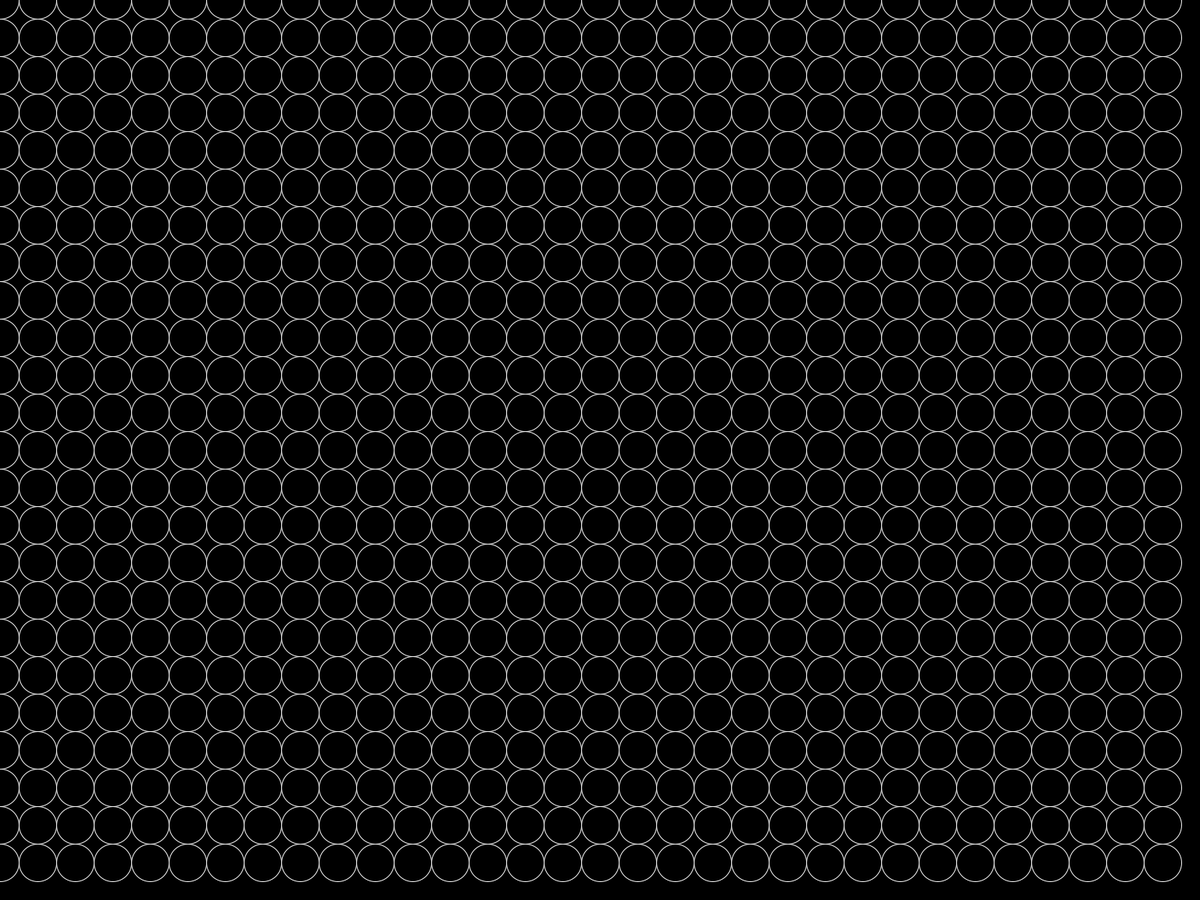
Frame 1 (no input)
Frame 60 (the mouse pressed at the canvas centre just before this capture): identical to frame 1, image omitted
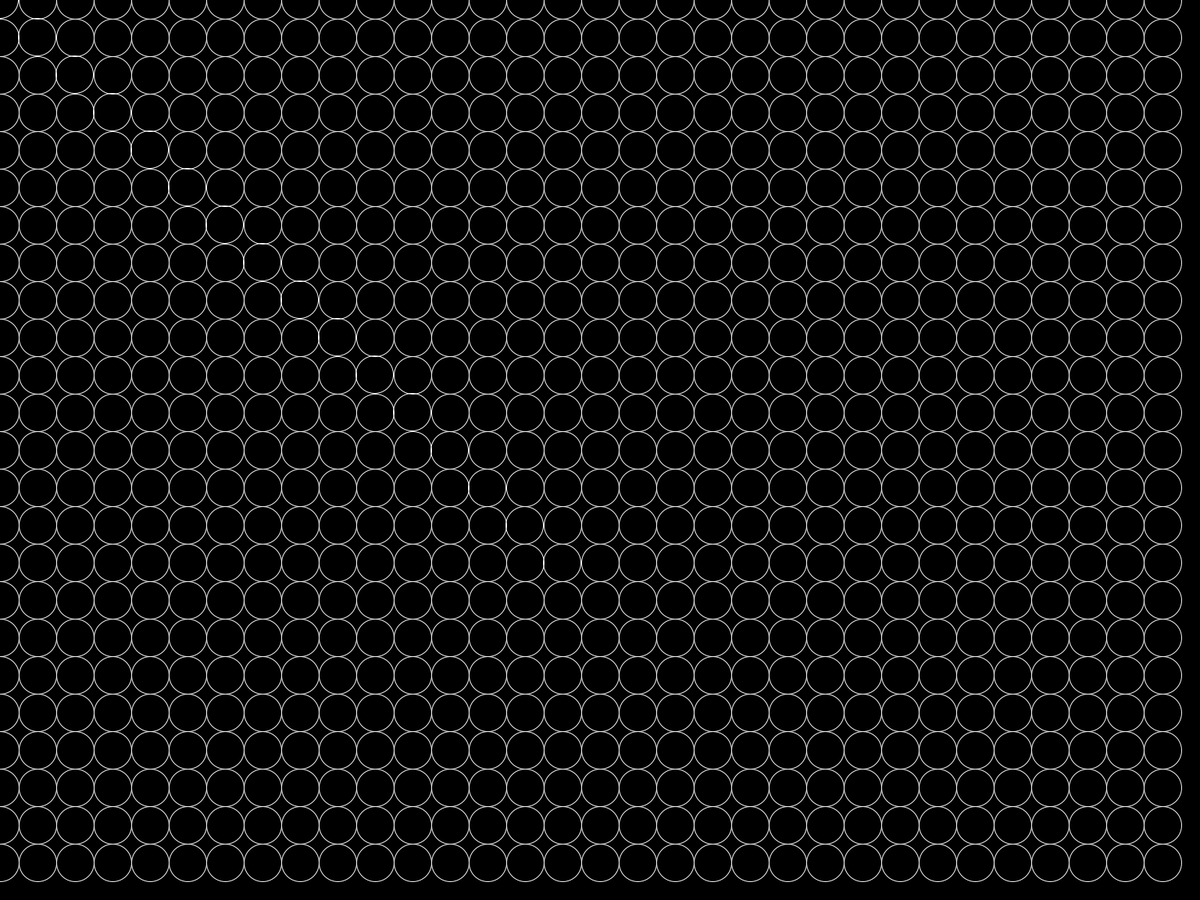
Frame 120 (the mouse held since frame 60 and released just before this capture)

The Processing sketch that drew these frames (run headless with seeded random() and noise(); from frame 60 on, the mouse is pressed at the canvas centre):

// Processing sketch: Natural_Random_Move
// ── Natural_Random_Move.pde
public static ArrayList<Dot> dots = new ArrayList<Dot>();

public static float er = 200;

float x;
float y;

void setup()
{
  fullScreen();
  //size(1536, 864);

  background(0);
  stroke(255);
  noFill();

  for (int x = 0; x < width; x++)
  {
    if (x % 50 == 0)
    {
      for (int y = 0; y < height; y++)
      {
        if (y % 50 == 0)
        {
          dots.add(new Dot(x, y));
        }
      }
    }
  }
}

void draw()
{
  
  background(0);
  
  for (Dot d : dots)
  {
    d.Update();
    d.Show();
  }
}
// ── Dot.pde
class Dot
{
  public float x;
  public float y;

  float r;
  float ox;
  float oy;

  public Dot(float xi, float yi)
  {
    x = xi;
    y = yi;

    ox = x;
    oy = y;

    r = 50;
  }

  public void Show()
  {
    ellipse(x, y, r, r);
  }

  public void Update()
  {
    if (mousePressed && dist(x, mouseX, y, mouseY) <= er)
    {
      MouseUpdate();
    }
    else if (!mousePressed || dist(x, mouseX, y, mouseY) > er)
    {
      NonMouseUpdate();
    }
  }
  
  public void MouseUpdate()
  {
    if (dist(x, mouseX, y, mouseY) <= er)
    {
      x -= (mouseX - x) * 0.01;// * (1 / dist(x, mouseX, y, mouseY));
      y -= (mouseY - y) * 0.01;// * (1 / dist(x, mouseX, y, mouseY));
    }
  }
  
  public void NonMouseUpdate()
  {
    x += (ox - x) * 0.1;
    y += (oy - y) * 0.1;
  }
}
